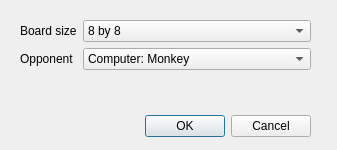
<?xml version="1.0" encoding="UTF-8"?>
<ui version="4.0">
 <class>NewGameDialog</class>
 <widget class="QDialog" name="NewGameDialog">
  <property name="geometry">
   <rect>
    <x>0</x>
    <y>0</y>
    <width>337</width>
    <height>150</height>
   </rect>
  </property>
  <property name="windowTitle">
   <string>New Game</string>
  </property>
  <widget class="QDialogButtonBox" name="buttonBox">
   <property name="geometry">
    <rect>
     <x>20</x>
     <y>110</y>
     <width>291</width>
     <height>32</height>
    </rect>
   </property>
   <property name="orientation">
    <enum>Qt::Horizontal</enum>
   </property>
   <property name="standardButtons">
    <set>QDialogButtonBox::Cancel|QDialogButtonBox::Ok</set>
   </property>
  </widget>
  <widget class="QWidget" name="layoutWidget">
   <property name="geometry">
    <rect>
     <x>20</x>
     <y>20</y>
     <width>291</width>
     <height>81</height>
    </rect>
   </property>
   <layout class="QFormLayout" name="formLayout">
    <item row="0" column="0">
     <widget class="QLabel" name="label">
      <property name="text">
       <string>&lt;html&gt;&lt;head/&gt;&lt;body&gt;&lt;p&gt;Board size&lt;/p&gt;&lt;/body&gt;&lt;/html&gt;</string>
      </property>
     </widget>
    </item>
    <item row="0" column="1">
     <widget class="QComboBox" name="sizeSelect">
      <property name="currentIndex">
       <number>1</number>
      </property>
      <item>
       <property name="text">
        <string>6 by 6</string>
       </property>
      </item>
      <item>
       <property name="text">
        <string>8 by 8</string>
       </property>
      </item>
      <item>
       <property name="text">
        <string>10 by 10</string>
       </property>
      </item>
      <item>
       <property name="text">
        <string>12 by 12</string>
       </property>
      </item>
     </widget>
    </item>
    <item row="1" column="0">
     <widget class="QLabel" name="label_2">
      <property name="text">
       <string>&lt;html&gt;&lt;head/&gt;&lt;body&gt;&lt;p&gt;Opponent&lt;/p&gt;&lt;/body&gt;&lt;/html&gt;</string>
      </property>
     </widget>
    </item>
    <item row="1" column="1">
     <widget class="QComboBox" name="opponentSelect">
      <item>
       <property name="text">
        <string>Computer: Monkey</string>
       </property>
      </item>
      <item>
       <property name="text">
        <string>Computer: Chimpanzee</string>
       </property>
      </item>
      <item>
       <property name="text">
        <string>Player</string>
       </property>
      </item>
     </widget>
    </item>
   </layout>
  </widget>
 </widget>
 <resources/>
 <connections>
  <connection>
   <sender>buttonBox</sender>
   <signal>accepted()</signal>
   <receiver>NewGameDialog</receiver>
   <slot>accept()</slot>
   <hints>
    <hint type="sourcelabel">
     <x>248</x>
     <y>254</y>
    </hint>
    <hint type="destinationlabel">
     <x>157</x>
     <y>274</y>
    </hint>
   </hints>
  </connection>
  <connection>
   <sender>buttonBox</sender>
   <signal>rejected()</signal>
   <receiver>NewGameDialog</receiver>
   <slot>reject()</slot>
   <hints>
    <hint type="sourcelabel">
     <x>316</x>
     <y>260</y>
    </hint>
    <hint type="destinationlabel">
     <x>286</x>
     <y>274</y>
    </hint>
   </hints>
  </connection>
 </connections>
</ui>
